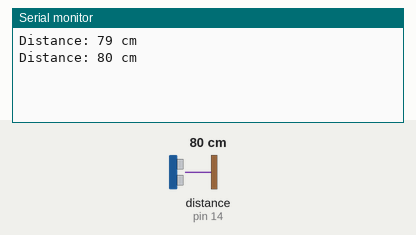
Simulated run of this sketch. Board: Arduino Uno, built with avr-gcc and run on an emulated ATmega328P. Shown: the last lines printed to the serial monitor. Wiring (inferred from the names in the program): ultrasonic range finder: trigger pin 15; echo pin 14. The inputs (shaded band) are chosen by the test bench; at power-on: distance to the obstacle (sensor on pin 14) 80 cm. The echo pulse lasts 58.3 µs per cm.

Above: at 1.8 s.
1.9 s: distance to the obstacle (sensor on pin 14) set to 2 cm
At 2.8 s:
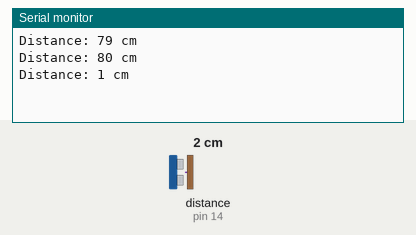
3.4 s: distance to the obstacle (sensor on pin 14) set to 4 cm
At 4.8 s:
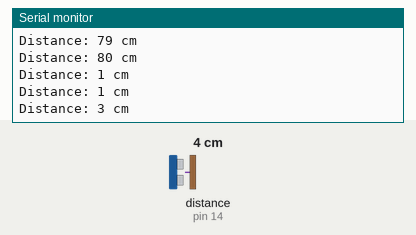
Timing chart, 0 to 6.4 s (numbered marks = the images above; inputs shaded):
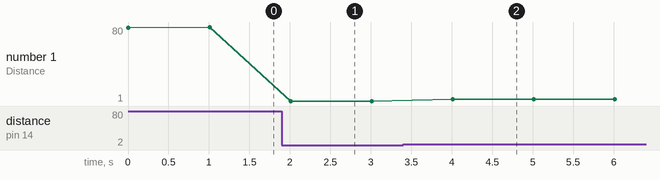

The sketch:

ultrasonic.ino
```cpp
#include <Wire.h>
#define echoPin 14               // CHANGE PIN NUMBER HERE IF YOU WANT TO USE A DIFFERENT PIN
#define trigPin 15               // CHANGE PIN NUMBER HERE IF YOU WANT TO USE A DIFFERENT PIN
long duration, distance;
void setup(){
  Serial.begin (11500);
  pinMode(trigPin, OUTPUT);
  pinMode(echoPin, INPUT);
}
void loop(){
  digitalWrite(trigPin, LOW);
  delayMicroseconds(2);
  digitalWrite(trigPin, HIGH);
  delayMicroseconds(10);
  digitalWrite(trigPin, LOW);

  duration = pulseIn(echoPin, HIGH);
  distance = duration / 58.2;
  String disp = String(distance);

  Serial.print("Distance: ");
  Serial.print(disp);
  Serial.println(" cm");
  delay(1000);
}
```

Measured:
- after the input at 1.9 s, the serial monitor: prints a new line after 0.11 s (image 1)
- after the input at 3.4 s, the serial monitor: prints a new line after 0.61 s (image 2)
- plotted number 1: 80 → 1 after the input at 1.9 s, 1 → 3 after the input at 3.4 s
